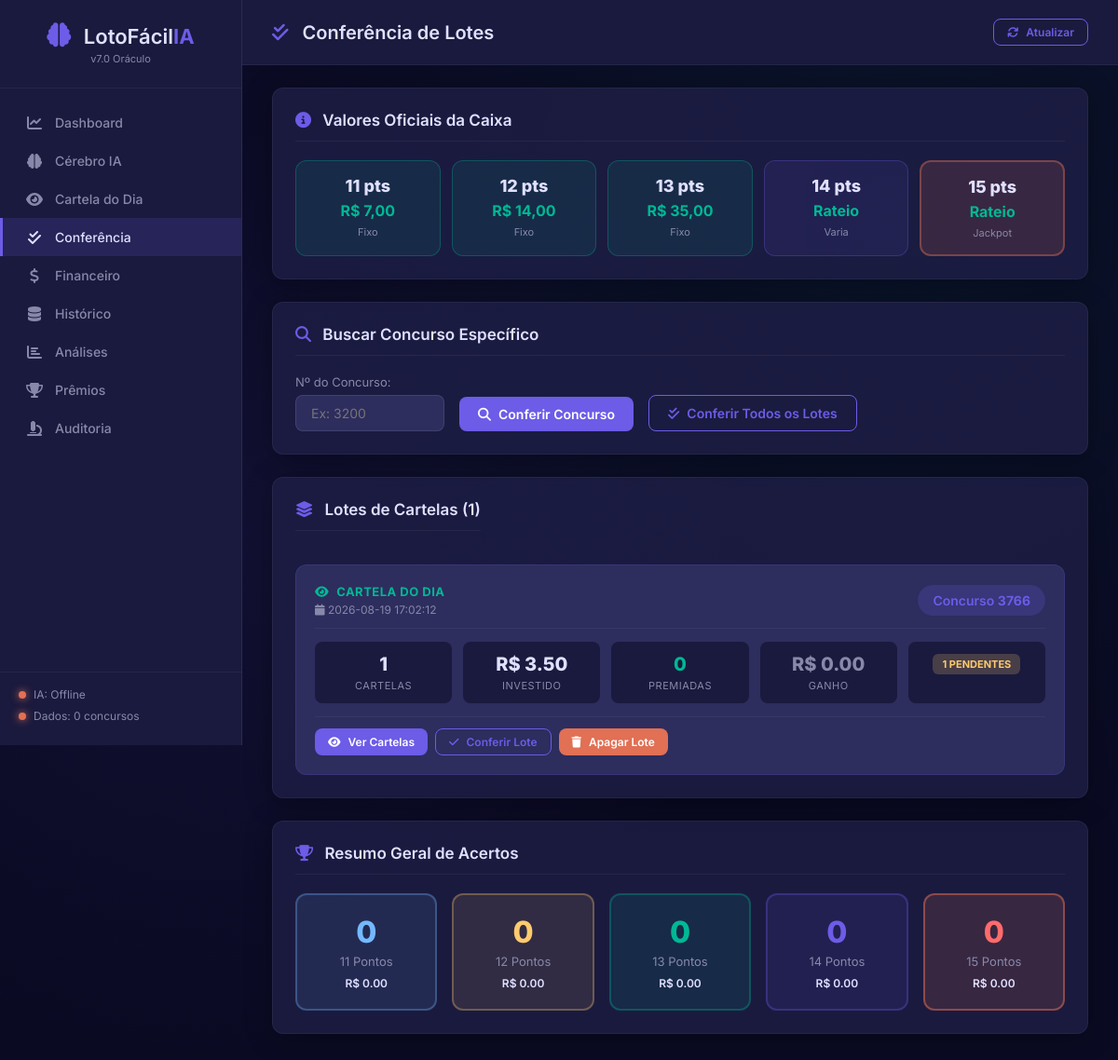
Before: /conferencia with the older database file.
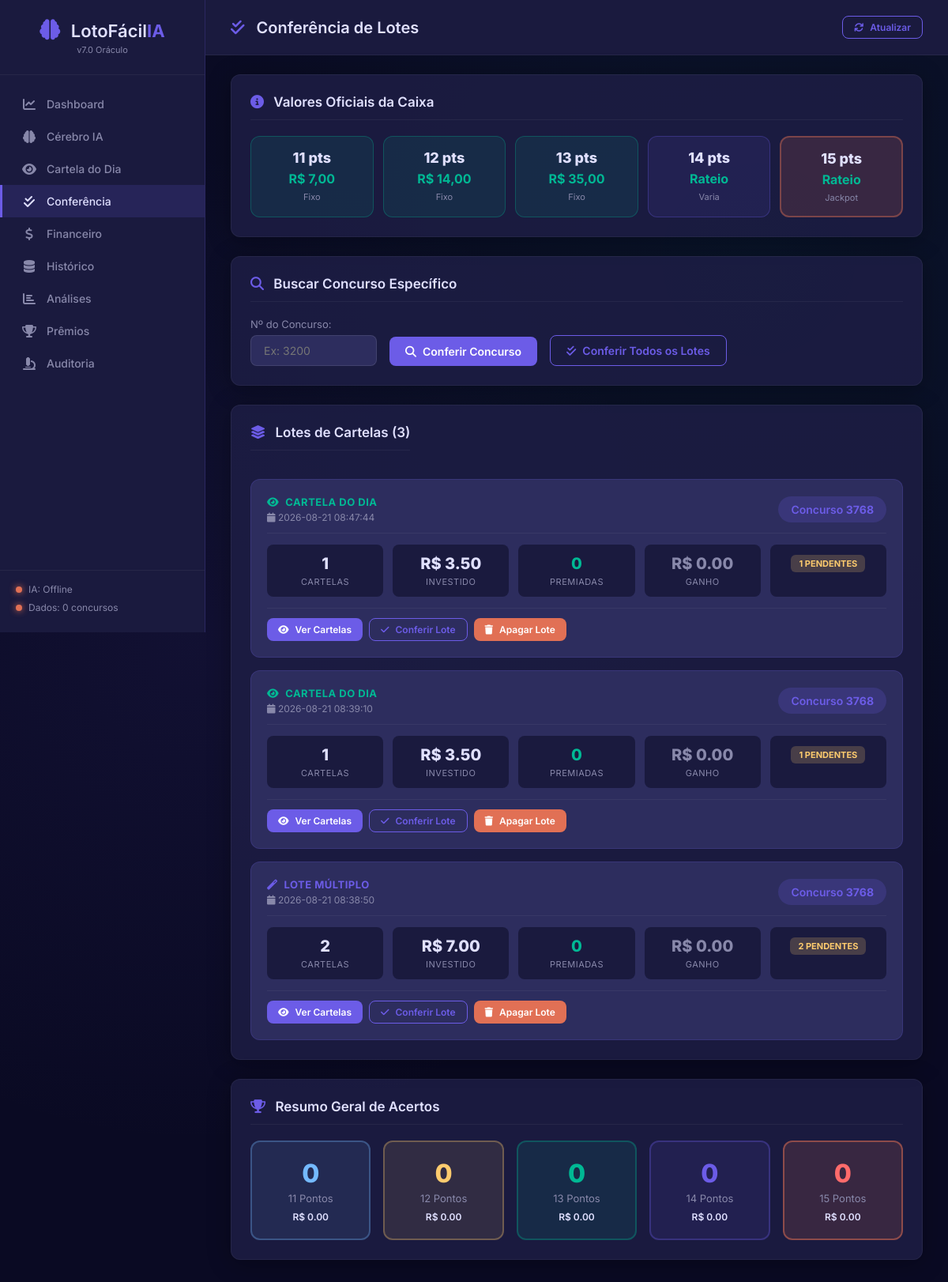
After: the same page with the newer database file.
### tables this page shows
CREATE TABLE lotes_cartelas (
            lote_id       TEXT PRIMARY KEY,
            data_criacao  TEXT,
            concurso_alvo INTEGER,
            tipo_geracao  TEXT,
            quantidade    INTEGER,
            custo_total   REAL,
            modo          TEXT,
            grupo_elite   TEXT,
            cobertura_13  REAL,
            observacao    TEXT
        );

### app.py (the view)
@app.route("/conferencia")
def conferencia_page():
    lotes      = conferencia.get_todos_lotes()
    resumo_raw = conferencia.resumo_conferencia()
    resumo = {}
    for pts, dados in resumo_raw.items():
        resumo[pts] = dados if isinstance(dados, dict) \
                      else {"qtd": dados, "total_premio": 0}
    return render_template(
        "conferencia.html",
        lotes  = lotes,
        resumo = resumo,
    )

### core/conferencia.py (called while the page is built, shortened)
def _safe_int(val):
    if val is None:
        return 0
    if hasattr(val, 'item'):
        val = val.item()
    try:
        return int(val)
    except Exception:
        return 0

### database/db_manager.py (called while the page is built)
    def get_conn(self):
        conn = sqlite3.connect(self.db_path)
        conn.row_factory = sqlite3.Row
        return conn

### templates/conferencia.html (shortened to what this page needs)
{% extends "base.html" %}
{% block page_title %}
    <i class="fas fa-check-double"></i> Conferência de Lotes
{% endblock %}
{% block content %}
<div class="section">
    <h2><i class="fas fa-info-circle"></i> Valores Oficiais da Caixa</h2>
    <div class="premios-oficiais-grid">
        <div class="premio-oficial fixo">
            <span class="po-pts">11 pts</span>
            <span class="po-valor">R$ 7,00</span>
            <span class="po-tipo">Fixo</span>
        </div>
        <div class="premio-oficial fixo">
            <span class="po-pts">12 pts</span>
            <span class="po-valor">R$ 14,00</span>
            <span class="po-tipo">Fixo</span>
        </div>
        <div class="premio-oficial fixo">
            <span class="po-pts">13 pts</span>
            <span class="po-valor">R$ 35,00</span>
            <span class="po-tipo">Fixo</span>
        </div>
        <div class="premio-oficial rateado">
            <span class="po-pts">14 pts</span>
            <span class="po-valor">Rateio</span>
            <span class="po-tipo">Varia</span>
        </div>
        <div class="premio-oficial rateado destaque">
            <span class="po-pts">15 pts</span>
            <span class="po-valor">Rateio</span>
            <span class="po-tipo">Jackpot</span>
        </div>
    </div>
</div>
<div class="section">
    <h2><i class="fas fa-search"></i> Buscar Concurso Específico</h2>
    <div class="form-inline">
        <div class="form-group">
            <label>Nº do Concurso:</label>
            <input type="number" id="input-concurso"
                   class="form-control input-concurso"
                   placeholder="Ex: 3200" min="1">
        </div>
        <button id="btn-conferir-num" class="btn btn-primary">
            <i class="fas fa-search"></i> Conferir Concurso
        </button>
        <button id="btn-conferir-todos" class="btn btn-outline">
            <i class="fas fa-check-double"></i> Conferir Todos os Lotes
        </button>
    </div>
</div>
<div class="section">
    <div class="section-header">
        <h2><i class="fas fa-layer-group"></i>
            Lotes de Cartelas ({{ lotes|length }})
        </h2>
    </div>
    {% if lotes %}
    <div class="lotes-lista">
        {% for lote in lotes %}
        <div class="lote-card" data-lote="{{ lote.lote_id }}">
            <div class="lote-header">
                <div class="lote-info-esq">
                    {% if lote.tipo_geracao == 'cartela_do_dia' %}
                        <div class="lote-tipo tipo-cartela-dia">
                            <i class="fas fa-eye"></i>
                            <span>CARTELA DO DIA</span>
                        </div>
                    {% else %}
                        <div class="lote-tipo tipo-multiplo">
                            <i class="fas fa-magic"></i>
                            <span>LOTE MÚLTIPLO</span>
                        </div>
                    {% endif %}
                    <div class="lote-data">
                        <i class="fas fa-calendar"></i>
                        {{ lote.data_criacao }}
                    </div>
                </div>
                <div class="lote-concurso-badge">
                    Concurso <strong>{{ lote.concurso_alvo }}</strong>
                </div>
            </div>
            <div class="lote-stats">
                <div class="lote-stat">
                    <span class="ls-num">{{ lote.total_cartelas }}</span>
                    <span class="ls-label">Cartelas</span>
                </div>
                <div class="lote-stat">
                    <span class="ls-num">
                        R$ {{ "%.2f"|format(lote.custo_total) }}
                    </span>
                    <span class="ls-label">Investido</span>
                </div>
                <div class="lote-stat">
                    <span class="ls-num ls-verde">
                        {{ lote.premiadas }}
                    </span>
                    <span class="ls-label">Premiadas</span>
                </div>
                <div class="lote-stat">
                    {% if lote.total_ganho > 0 %}
                        <span class="ls-num ls-verde">
                            R$ {{ "%.2f"|format(lote.total_ganho) }}
                        </span>
                    {% else %}
                        <span class="ls-num ls-cinza">
                            R$ {{ "%.2f"|format(lote.total_ganho) }}
                        </span>
                    {% endif %}
                    <span class="ls-label">Ganho</span>
                </div>
                <div class="lote-stat">
                    {% if lote.pendentes > 0 %}
                    <span class="badge badge-warning">
                        {{ lote.pendentes }} pendentes
                    </span>
                    {% else %}
                    <span class="badge badge-success">Conferido</span>
                    {% endif %}
                </div>
            </div>
            <div class="lote-acoes">
                <button class="btn btn-sm btn-primary btn-ver-lote"
                        data-lote="{{ lote.lote_id }}">
                    <i class="fas fa-eye"></i> Ver Cartelas
                </button>
                <button class="btn btn-sm btn-outline btn-conferir-lote"
                        data-lote="{{ lote.lote_id }}"
                        data-concurso="{{ lote.concurso_alvo }}">
                    <i class="fas fa-check"></i> Conferir Lote
                </button>
                <button class="btn btn-sm btn-danger btn-apagar-lote"
                        data-lote="{{ lote.lote_id }}">
                    <i class="fas fa-trash"></i> Apagar Lote
                </button>
            </div>
        </div>
        {% endfor %}
    </div>
    {% else %}
    <p class="msg-vazio">
        Nenhum lote gerado ainda.
        Vá em <a href="/cerebro">Cérebro IA</a> ou
        <a href="/cartela_do_dia">Cartela do Dia</a> para começar.
    </p>
    {% endif %}
</div>
<div class="section">
    <h2><i class="fas fa-trophy"></i> Resumo Geral de Acertos</h2>
    <div class="acertos-grid">
        <div class="acerto-card a11">
            <span class="acerto-num">
                {{ resumo.get(11, {}).get('qtd', 0) }}
            </span>
            <span class="acerto-label">11 Pontos</span>
            <span class="acerto-premio">
                R$ {{ "%.2f"|format(
                    resumo.get(11, {}).get('total_premio', 0)) }}
            </span>
        </div>
        <div class="acerto-card a12">
            <span class="acerto-num">
                {{ resumo.get(12, {}).get('qtd', 0) }}
            </span>
            <span class="acerto-label">12 Pontos</span>
            <span class="acerto-premio">
                R$ {{ "%.2f"|format(
                    resumo.get(12, {}).get('total_premio', 0)) }}
            </span>
        </div>
        <div class="acerto-card a13">
            <span class="acerto-num">
                {{ resumo.get(13, {}).get('qtd', 0) }}
            </span>
            <span class="acerto-label">13 Pontos</span>
            <span class="acerto-premio">
                R$ {{ "%.2f"|format(
                    resumo.get(13, {}).get('total_premio', 0)) }}
            </span>
        </div>
        <div class="acerto-card a14">
            <span class="acerto-num">
                {{ resumo.get(14, {}).get('qtd', 0) }}
            </span>
            <span class="acerto-label">14 Pontos</span>
            <span class="acerto-premio">
                R$ {{ "%.2f"|format(
                    resumo.get(14, {}).get('total_premio', 0)) }}
            </span>
        </div>
        <div class="acerto-card a15">
            <span class="acerto-num">
                {{ resumo.get(15, {}).get('qtd', 0) }}
            </span>
            <span class="acerto-label">15 Pontos</span>
            <span class="acerto-premio">
                R$ {{ "%.2f"|format(
                    resumo.get(15, {}).get('total_premio', 0)) }}
            </span>
        </div>
    </div>
</div>
{% endblock %}

### templates/base.html (shortened to what this page needs)
<!DOCTYPE html>
<html lang="pt-br">
<head>
    <link rel="stylesheet"
          href="{{ url_for('static', filename='css/style.css') }}">
    <link href="https://cdnjs.cloudflare.com/ajax/libs/font-awesome/6.4.0/css/all.min.css"
          rel="stylesheet">
</head>
<body>
    <nav class="sidebar">
        <div class="sidebar-header">
            <div class="logo">
                <i class="fas fa-brain"></i>
                <span>LotoFácil<strong>IA</strong></span>
            </div>
            <small class="version">v7.0 Oráculo</small>
        </div>
        <ul class="nav-menu">
            <li>
                <a href="/"
                   class="{% if request.path == '/' %}active{% endif %}">
                    <i class="fas fa-chart-line"></i> Dashboard
                </a>
            </li>
            <li>
                <a href="/cerebro"
                   class="{% if request.path == '/cerebro' or request.path == '/gerar' %}active{% endif %}">
                    <i class="fas fa-brain"></i> Cérebro IA
                </a>
            </li>
            <li>
                <a href="/cartela_do_dia"
                   class="{% if request.path == '/cartela_do_dia' %}active{% endif %}">
                    <i class="fas fa-eye"></i> Cartela do Dia
                </a>
            </li>
            <li>
                <a href="/conferencia"
                   class="{% if request.path == '/conferencia' %}active{% endif %}">
                    <i class="fas fa-check-double"></i> Conferência
                </a>
            </li>
            <li>
                <a href="/financeiro_page"
                   class="{% if request.path == '/financeiro_page' %}active{% endif %}">
                    <i class="fas fa-dollar-sign"></i> Financeiro
                </a>
            </li>
            <li>
                <a href="/historico"
                   class="{% if request.path == '/historico' %}active{% endif %}">
                    <i class="fas fa-database"></i> Histórico
                </a>
            </li>
            <li>
                <a href="/analise"
                   class="{% if request.path == '/analise' %}active{% endif %}">
                    <i class="fas fa-chart-bar"></i> Análises
                </a>
            </li>
            <li>
                <a href="/premios"
                   class="{% if request.path == '/premios' %}active{% endif %}">
                    <i class="fas fa-trophy"></i> Prêmios
                </a>
            </li>
            <li>
                <a href="/ia_auditoria"
                   class="{% if request.path == '/ia_auditoria' %}active{% endif %}">
                    <i class="fas fa-microscope"></i> Auditoria
                </a>
            </li>
        </ul>
        <div class="sidebar-footer">
            <div class="status-indicator">
                <span class="dot {% if status and status.ia_treinada %}green{% else %}red{% endif %}"></span>
                IA: {% if status and status.ia_treinada %}Online{% else %}Offline{% endif %}
            </div>
            <div class="status-indicator">
                <span class="dot {% if status and status.dados_carregados %}green{% else %}red{% endif %}"></span>
                Dados: {% if status and status.ultimo_concurso %}{{ status.ultimo_concurso }}{% else %}0{% endif %} concursos
            </div>
        </div>
    </nav>
    <main class="main-content">
        <header class="topbar">
            <h1>{% block page_title %}Dashboard{% endblock %}</h1>
            <div class="topbar-actions">
                <button onclick="atualizarStatus()"
                        class="btn btn-sm btn-outline">
                    <i class="fas fa-sync"></i> Atualizar
                </button>
            </div>
        </header>
        <div class="content">
            {% block content %}{% endblock %}
        </div>
    </main>
</body>
</html>

Changed rows visible on the page:
removed lotes_cartelas: tipo_geracao "cartela_do_dia" (drawn), data_criacao "2026-08-19 17:02:12", concurso_alvo "3766", total_cartelas "1", custo_total "3.50", premiadas "0", total_ganho "0.00", pendentes "1"
added lotes_cartelas: tipo_geracao "cartela_do_dia" (drawn), data_criacao "2026-08-21 08:47:44", concurso_alvo "3768", total_cartelas "1", custo_total "3.50", premiadas "0", total_ganho "0.00", pendentes "1"
added lotes_cartelas: tipo_geracao "cartela_do_dia" (drawn), data_criacao "2026-08-21 08:39:10", concurso_alvo "3768", total_cartelas "1", custo_total "3.50", premiadas "0", total_ganho "0.00", pendentes "1"
added lotes_cartelas: tipo_geracao "multiplas" (drawn), data_criacao "2026-08-21 08:38:50", concurso_alvo "3768", total_cartelas "2", custo_total "7.00", premiadas "0", total_ganho "0.00", pendentes "2"
Other visible differences:
{{ lotes|length }}: "1" → "3"
